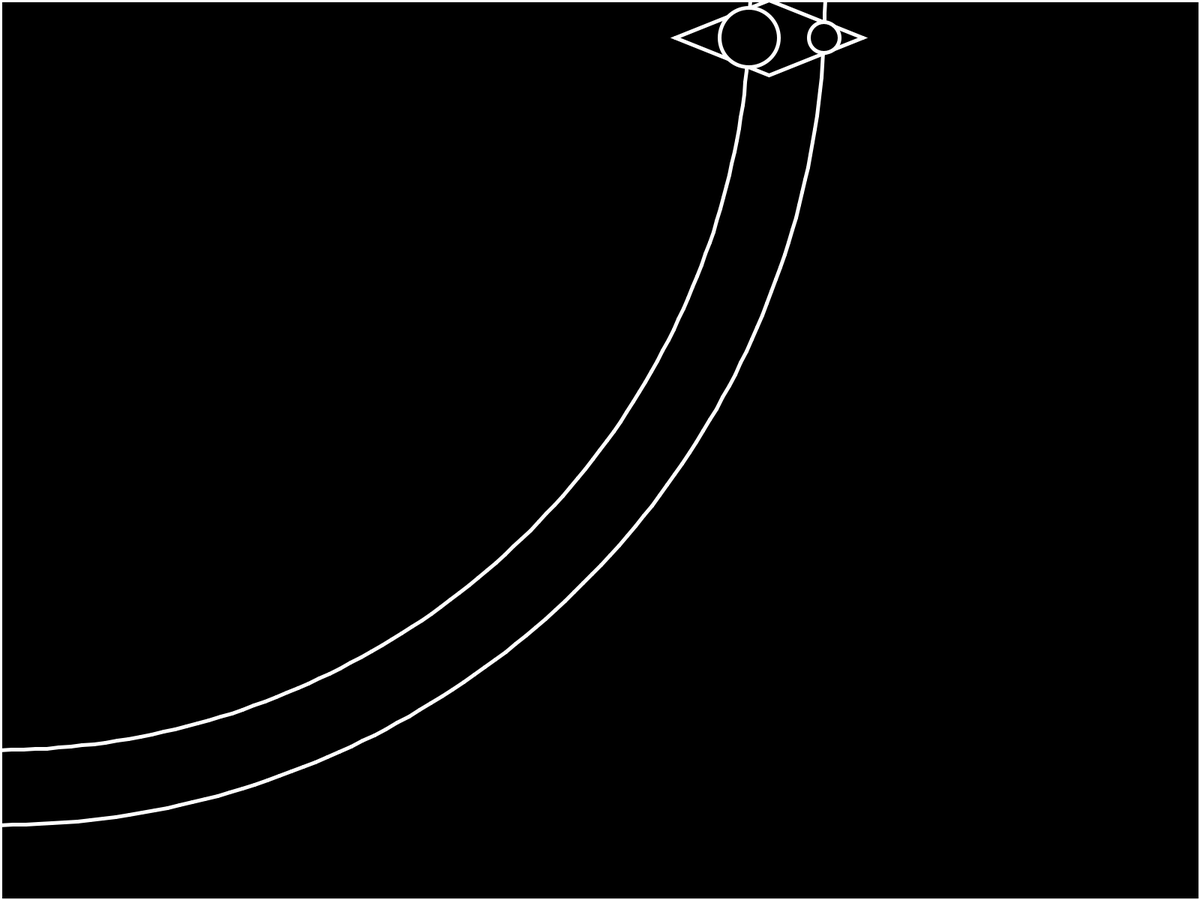
Frame 1 (no input)
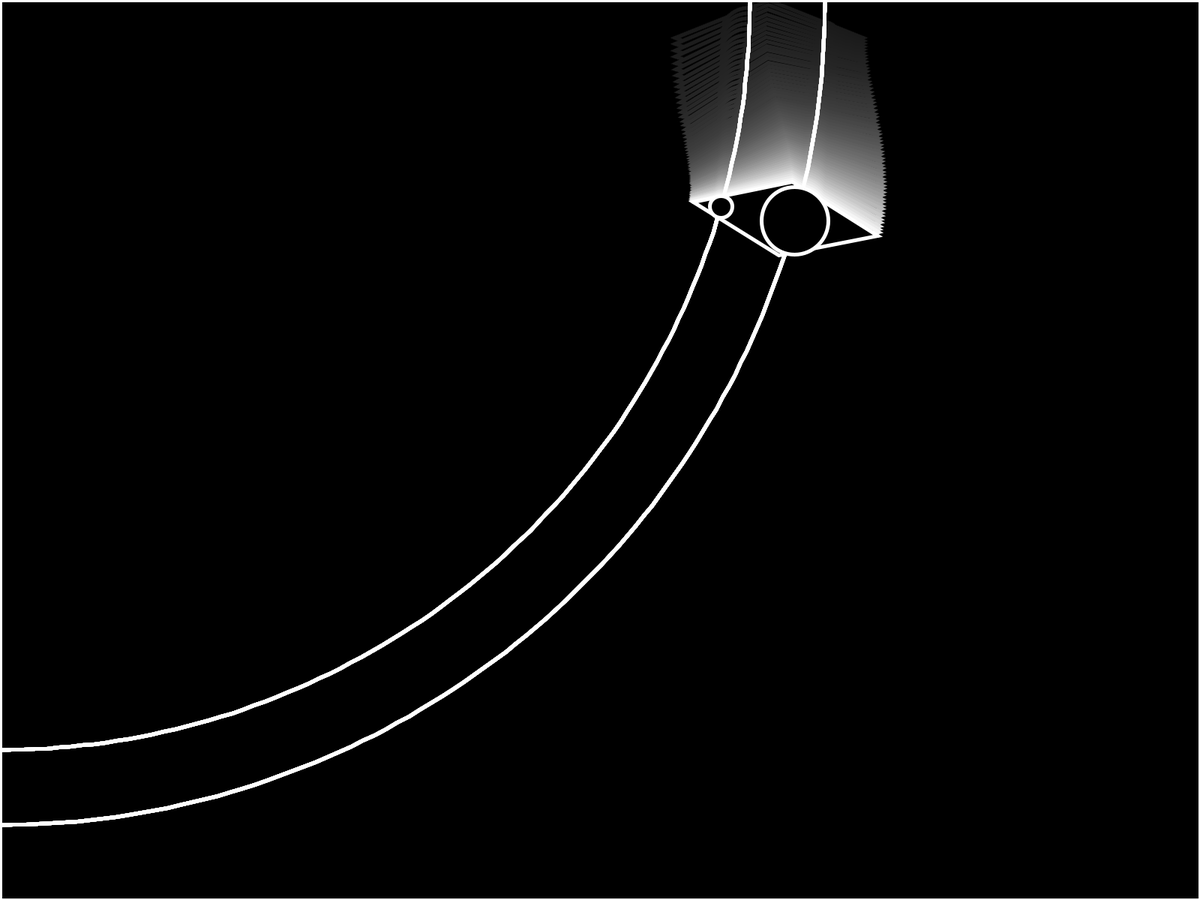
Frame 60 (the mouse pressed at the canvas centre just before this capture)
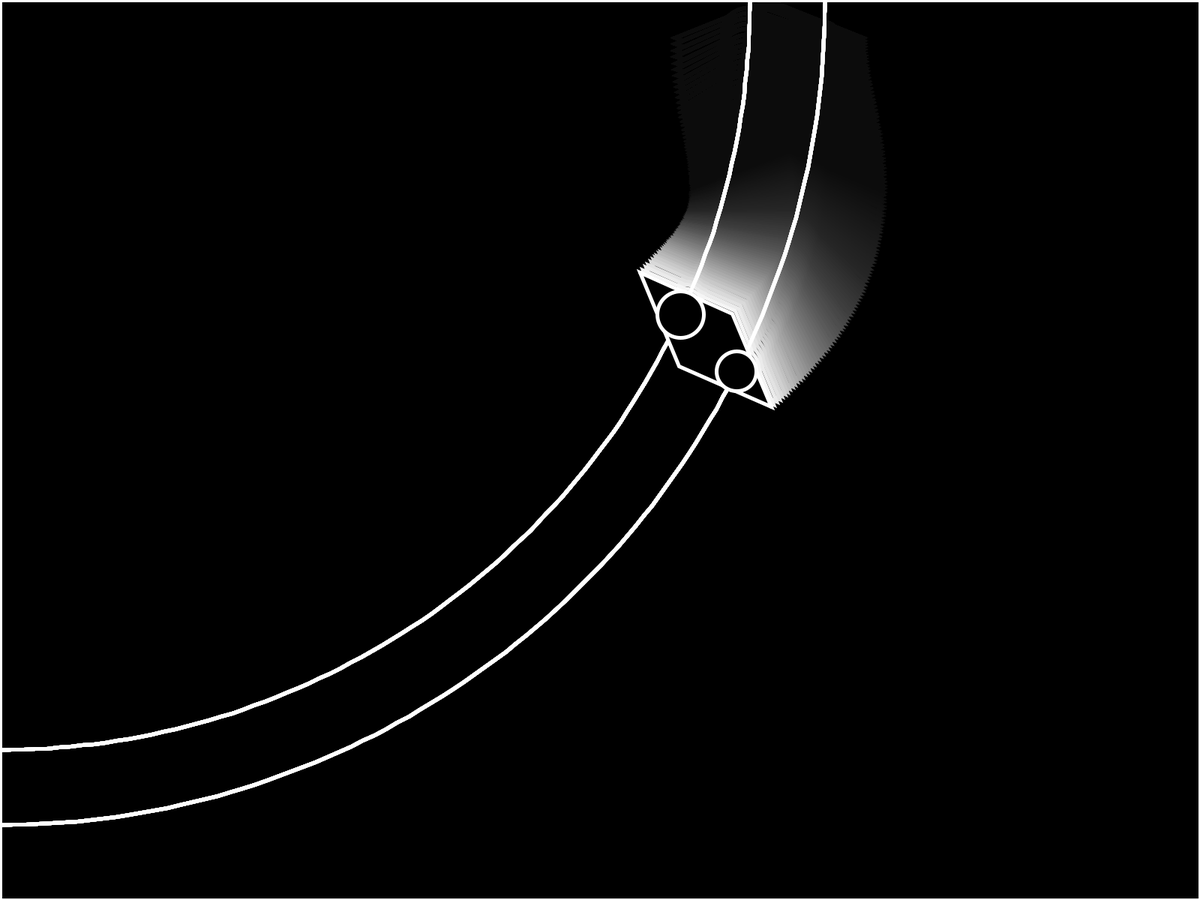
Frame 120 (the mouse held since frame 60 and released just before this capture)

The Processing sketch that drew these frames (run headless with seeded random() and noise(); from frame 60 on, the mouse is pressed at the canvas centre):

// Processing sketch: Mechanism_of_Train_Wheel
// ── Mechanism_of_Train_Wheel.pde
Rail L, R;
Wheel wheel;
int res = 100;
float speed = 5;

void setup(){
  //size(1000, 1000);
  fullScreen();
  L = new Rail();
  PVector prevPos = new PVector(height-200, 0);
  for(int i=1; i<=res; i++){
    float theta = map(i, 0, res, 0, HALF_PI);
    PVector pos = PVector.fromAngle(theta).mult(height-200);
    L.edges.add(new Edge(pos.x, pos.y, prevPos.x, prevPos.y));
    prevPos = pos;
  }
  R = new Rail();
  prevPos = new PVector(height-100, 0);
  for(int i=1; i<=res; i++){
    float theta = map(i, 0, res, 0, HALF_PI);
    PVector pos = PVector.fromAngle(theta).mult(height-100);
    R.edges.add(new Edge(pos.x, pos.y, prevPos.x, prevPos.y));
    prevPos = pos;
  }
  wheel = new Wheel(height-300, 50, height-50, 50, 50);
  strokeWeight(5);
  stroke(255);
  //frameRate(1);
  background(0);
}

void draw(){
  //background(255);
  fill(0, 10);
  rect(0, 0, width, height);
  
  fill(0);
  L.show();
  R.show();
  wheel.show();
  wheel.update();
}

class Wheel{
  PVector A, B;
  float r, wl;//radius wheel length
  
  Wheel(float x1, float y1, float x2, float y2, float r){
    A = new PVector(x1, y1);
    B = new PVector(x2, y2);
    wl = PVector.dist(A, B);
    this.r = r;
  }
  
  void update(){
    PVector interL = null;
    PVector interR = null;
    for(Edge e : L.edges){
      PVector t = intersection(A, B, e.A, e.B, true);
      if(t != null){interL = t;}
    }
    for(Edge e : R.edges){
      PVector t = intersection(A, B, e.A, e.B, true);
      if(t != null){interR = t;}
    }
    
    float dstL = PVector.dist(A, interL);
    if(dstL > wl/2) dstL = wl - dstL;//use smaller dist to A or B
    float Lr = dstL/wl*r*2;
    ellipse(interL.x, interL.y, Lr*2, Lr*2);
    float dstR = PVector.dist(B, interR);
    if(dstR > wl/2) dstR = wl - dstL;//use smaller dist to A or B
    float Rr = dstR/wl*r*2;
    ellipse(interR.x, interR.y, Rr*2, Rr*2);
    //calculate movement axis of rotation
    float x = wl*Rr/(Lr-Rr);//distance between intersection and axis of rotation
    float theta = atan2(B.y-A.y, B.x-A.x);
    float dtheta = -speed/x;println(x, theta, Lr, Rr, r, dstR);
    if(Lr > Rr){
      PVector aor = PVector.add(interR, PVector.fromAngle(theta).mult(x));//axis of rotation
      float dstB_aor = PVector.dist(B, aor);
      //ellipse(aor.x, aor.y, 10, 10);
      PVector newB = PVector.add(aor, PVector.fromAngle(theta+dtheta).mult(-dstB_aor));
      //ellipse(newB.x, newB.y, Rr, Rr);
      PVector newA = PVector.add(aor, PVector.fromAngle(theta+dtheta).mult(-dstB_aor-wl));
      //ellipse(newA.x, newA.y, Lr, Lr);
      A = newA;
      B = newB;
    }
    else{x = wl*Lr/(Rr-Lr);
      PVector aor = PVector.add(interL, PVector.fromAngle(theta).mult(-x));//axis of rotation
      float dstA_aor = PVector.dist(A, aor);
      //ellipse(aor.x, aor.y, 10, 10);
      PVector newB = PVector.add(aor, PVector.fromAngle(theta+dtheta).mult(dstA_aor+wl));
      //ellipse(newB.x, newB.y, Rr, Rr);
      PVector newA = PVector.add(aor, PVector.fromAngle(theta+dtheta).mult(dstA_aor));
      //ellipse(newA.x, newA.y, Lr, Lr);
      A = newA;
      B = newB;
    }
  }
  
  void show(){
    line(A.x, A.y, B.x, B.y);
    PVector mid = PVector.add(A, B).div(2);
    PVector normal = PVector.sub(A, B).normalize().rotate(HALF_PI);
    beginShape();
    vertex(A.x, A.y);
    PVector nu = PVector.add(mid, PVector.mult(normal, r));
    vertex(nu.x, nu.y);
    vertex(B.x, B.y);
    PVector nd = PVector.add(mid, PVector.mult(normal, -r));
    vertex(nd.x, nd.y);
    endShape(CLOSE);
  }
}

class Rail{
  ArrayList<Edge> edges = new ArrayList<Edge>();
  
  Rail(){}
  
  Rail(float x1, float y1, float x2, float y2){
    Edge e = new Edge(x1, y1, x2, y2);
    edges.add(e);
  }
  
  void show(){
    for(Edge e : edges){
      e.show();
    }
  }
}

class Edge{
  PVector A, B;
  
  Edge(float x1, float y1, float x2, float y2){
    A = new PVector(x1, y1);
    B = new PVector(x2, y2);
  }
  
  void show(){
    line(A.x, A.y, B.x, B.y);
  }
}

// ── Util.pde
boolean isIntersect(PVector s1, PVector e1, PVector s2, PVector e2){
  float det0 = (e1.x - s1.x)*(s2.y - e1.y) - (e1.y - s1.y)*(s2.x - e1.x);
  float det1 = (e1.x - s1.x)*(e2.y - e1.y) - (e1.y - s1.y)*(e2.x - e1.x);
  return det0<0 && det1>=0 || det0>=0&&det1<0;
}

PVector intersection(PVector p1s, PVector p1e, PVector p2s, PVector p2e, boolean check) {
  if(check && !isIntersect(p1s, p1e, p2s, p2e))return null;
  float x1 = p1s.x;float y1 = p1s.y;
  float x2 = p1e.x;float y2 = p1e.y;
  float x3 = p2s.x;float y3 = p2s.y;
  float x4 = p2e.x;float y4 = p2e.y;
  float den = (x1 - x2) * (y3 - y4) - (y1 - y2) * (x3 - x4);
  if (den == 0) {
    return null;
  }
  
  float t = ((x1 - x3) * (y3 - y4) - (y1 - y3) * (x3 - x4)) / den;
  float u = -((x1 - x2) * (y1 - y3) - (y1 - y2) * (x1 - x3)) / den;
  if (t > 0 && t < 1 && u > 0) {
    PVector pt = new PVector();
    pt.x = x1 + t * (x2 - x1);
    pt.y = y1 + t * (y2 - y1);
    return pt;
  } else {
    return null;
  }
}
